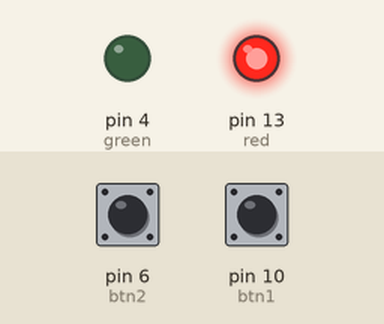
Bench run of a sketch on a simulated Arduino Uno, built with avr-gcc and run on an emulated ATmega328P. On the bench: output pins drawn as LEDs (lit = HIGH). The inputs (shaded band) are chosen by the test bench; at power-on: pin 6 (btn2) HIGH, pin 10 (btn1) HIGH.

Above: at 1.2 s.
1.3 s: pin 6 (btn2) pulled LOW for 0.15 s
At 1.8 s:
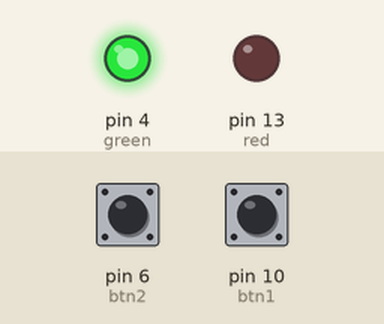
2.9 s: pin 10 (btn1) pulled LOW for 0.15 s
At 4.1 s:
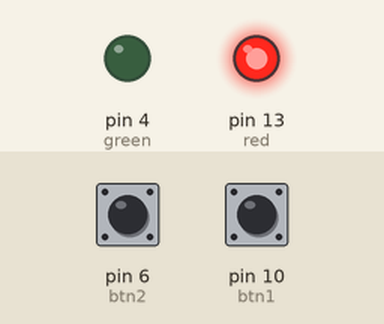
4.5 s: pin 6 (btn2) pulled LOW for 1 s
At 5.4 s:
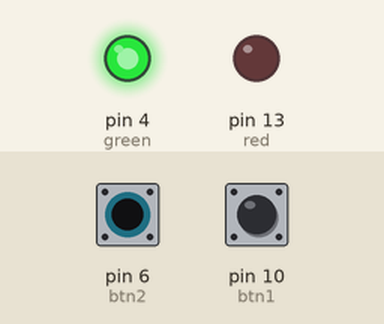
Timing chart, 0 to 7.5 s (numbered marks = the images above; inputs shaded):
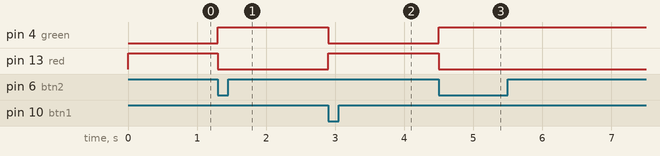

Measured:
- after the input at 1.3 s, pin 4 (green): LOW → HIGH at once; pin 13 (red): HIGH → LOW at once
- after the input at 2.9 s, pin 4 (green): HIGH → LOW at once; pin 13 (red): LOW → HIGH at once
- after the input at 4.5 s, pin 4 (green): LOW → HIGH at once; pin 13 (red): HIGH → LOW at once

The sketch:

button_comtrolled_device.ino
```cpp
int red= 13;
int green= 4;
int btn1=10;
int btn2=6;

int current_btn1;
int current_btn2;
int btn_state;

void setup(){
  pinMode(red, OUTPUT);
  pinMode(green,OUTPUT);
  pinMode(btn1,INPUT_PULLUP);
  pinMode(btn2,INPUT_PULLUP);
  digitalWrite(red,HIGH);
  digitalWrite(green,LOW);
}

void loop(){

  current_btn1= digitalRead(btn1);
  current_btn2= digitalRead(btn2);

  if(current_btn2 == LOW){
    btn_state= HIGH;
  }
  else if(current_btn1 == LOW){
    btn_state=LOW;
  }


  if(btn_state == LOW){
    digitalWrite(red,HIGH);
    digitalWrite(green,LOW);
  }else if(btn_state== HIGH){
    digitalWrite(red,LOW);
    digitalWrite(green,HIGH);

  }

}
```
